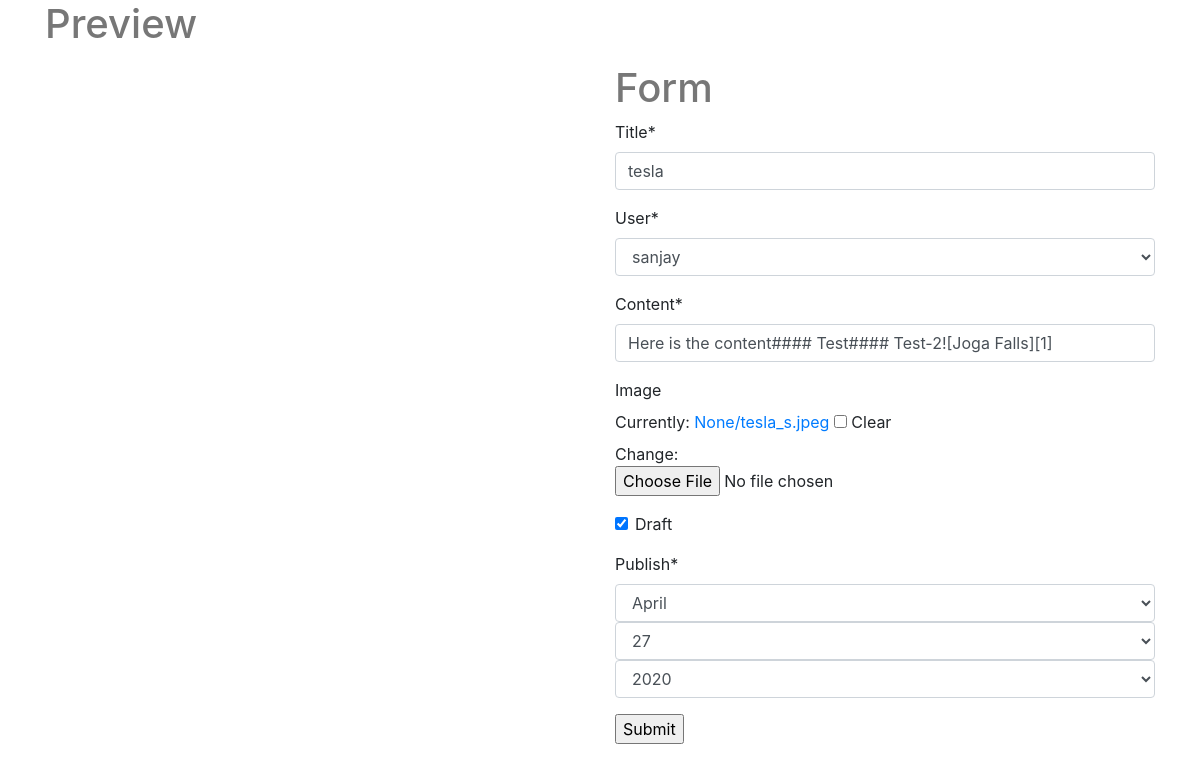
Page /post/update/1/ on the committed database.
### blog_app/models.py (models this page shows, shortened)
class Post(models.Model):
    user = models.ForeignKey(settings.AUTH_USER_MODEL, default=1, on_delete=models.CASCADE)
    title = models.CharField(max_length=120)
    content = models.TextField()
    image = models.ImageField(upload_to=upload_location, null=True, blank=True, height_field='height_field', width_field='width_field')
    height_field = models.IntegerField(default=0)
    width_field = models.IntegerField(default=0)
    updated = models.DateTimeField(auto_now=True, auto_now_add=False)
    timestamp = models.DateTimeField(auto_now=False, auto_now_add=True)
    slug = models.SlugField(unique=True)
    draft = models.BooleanField(default=False) #added in ch-35
    publish = models.DateTimeField() #added in ch-35
    objects = PostManager()

### blog_app/views.py (the view, shortened to what this page needs)
# urls.py: path('update/<int:id>/',post_update, name='post_update'),
def post_update(request, id=None):
    instance = get_object_or_404(Post,id=id) #This instance should pass through form to update
    form = PostForm(request.POST or None, request.FILES or None, instance=instance)
    context = {
        'form':form
    }
    return render(request, 'blog_app/post_create.html',context)

### blog_app/forms.py
class PostForm(forms.ModelForm):
    content = forms.CharField(widget=PagedownWidget) # Added in AD - 4
    publish = forms.DateField(widget=forms.SelectDateWidget) # Added in AD - 4
    class Meta:
        model = Post
        fields = [
            'title',
            'user',
            'content',
            'image',
            'draft',
            'publish',
        ]

### blog_app/templates/blog_app/post_create.html (shortened to what this page needs)
{% extends 'blog_app/base.html' %}
{% load crispy_forms_tags %}
{% block content %}
<div class="row">
<div class="col-sm-6">
    <h1>Preview</h1>
</div>
<div class="col-sm-6 offset-6" >
    <h1>Form</h1>
    <form method="POST" action="" enctype="multipart/form-data">{% csrf_token %}
        {{form|crispy}}
        <input type="submit" value="Submit">
    </form>
</div>
</div>
{% endblock content %}

### blog_app/static/css/style.css (style rules this page uses)
h1 { color: #777777; }

### rows in the picture
Post: title "tesla", user "sanjay", content "Here is the content#### Test#### Test-2![Joga Falls][1]", draft "☑"
